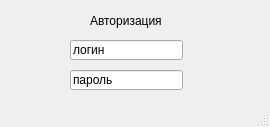
<?xml version="1.0" encoding="UTF-8"?>
<ui version="4.0">
 <class>MainWindow</class>
 <widget class="QMainWindow" name="MainWindow">
  <property name="geometry">
   <rect>
    <x>0</x>
    <y>0</y>
    <width>270</width>
    <height>127</height>
   </rect>
  </property>
  <property name="windowTitle">
   <string>MainWindow</string>
  </property>
  <widget class="QWidget" name="centralwidget">
   <widget class="QLabel" name="label">
    <property name="geometry">
     <rect>
      <x>90</x>
      <y>10</y>
      <width>71</width>
      <height>21</height>
     </rect>
    </property>
    <property name="text">
     <string>Авторизация</string>
    </property>
   </widget>
   <widget class="QLineEdit" name="lineEdit">
    <property name="geometry">
     <rect>
      <x>70</x>
      <y>40</y>
      <width>113</width>
      <height>20</height>
     </rect>
    </property>
    <property name="text">
     <string>логин</string>
    </property>
   </widget>
   <widget class="QLineEdit" name="lineEdit_2">
    <property name="geometry">
     <rect>
      <x>70</x>
      <y>70</y>
      <width>113</width>
      <height>20</height>
     </rect>
    </property>
    <property name="text">
     <string>пароль</string>
    </property>
   </widget>
  </widget>
  <widget class="QMenuBar" name="menubar">
   <property name="geometry">
    <rect>
     <x>0</x>
     <y>0</y>
     <width>270</width>
     <height>18</height>
    </rect>
   </property>
  </widget>
  <widget class="QStatusBar" name="statusbar"/>
 </widget>
 <resources/>
 <connections/>
</ui>
